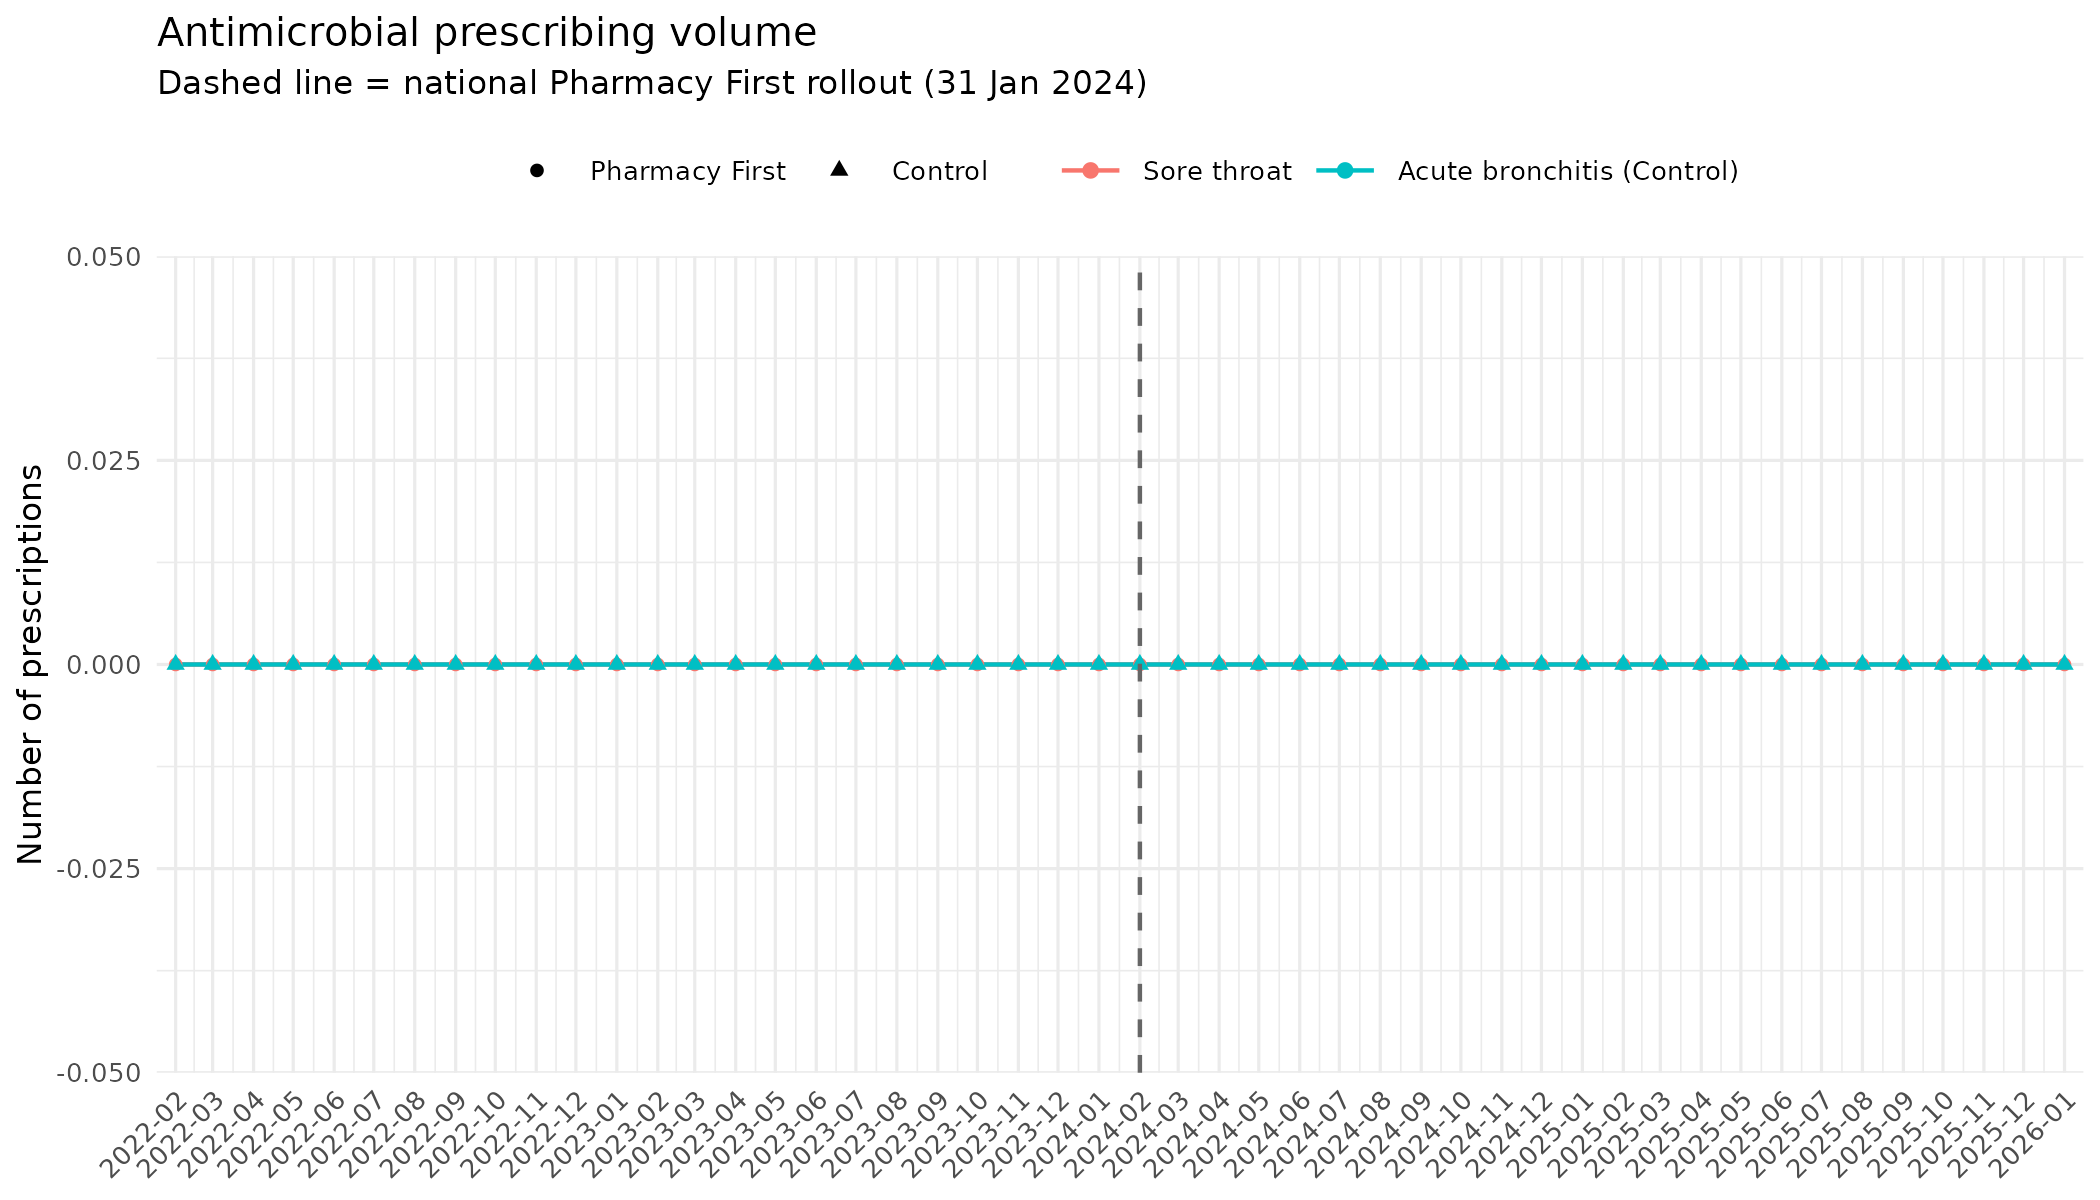

Write R code to recreate this figure.
library("tidyverse")
library(readr)
library(dplyr)
#library(table1)
library(ggplot2)
library(lubridate)

data <- read_csv(
  here::here("output", "data_patients_measures_Arnaud.csv"),
  col_types = cols(patient_id = col_integer(), age = col_double())
)

df <- data %>%
  mutate(
    month = ymd(month),
    interval_start = ymd(interval_start),
    interval_end = ymd(interval_end)
  ) %>%
  extract(
    measure,
    into = c("service", "condition"),
    regex = "^(pf|gp)_medication_(.+)$",
    remove = FALSE
  ) %>%
  mutate(
    service = factor(
      service,
      levels = c("gp", "pf"),
      labels = c("GP", "PF")
    ),
    condition = factor(
      condition,
      levels = c(
        "uti",
        "sinusitis",
        "insectbite",
        "otitismedia",
        "sorethroat",
        "shingles",
        "impetigo",
        "acutebronchitis_control",
        "conjunctivitisallergic_control",
        "vulvovaginalcandidiasis_control",
        "all_conditions"
      ),
      labels = c(
        "UTI",
        "Sinusitis",
        "Insect bite",
        "Otitis media",
        "Sore throat",
        "Shingles",
        "Impetigo",
        "Acute bronchitis (Control)",
        "Allergic conjunctivitis (Control)",
        "Vulvovaginal candidiasis (Control)",
        "All conditions"
      )
    ),
    group = case_when(
      condition %in% c(
        "Acute bronchitis (Control)",
        "Allergic conjunctivitis (Control)",
        "Vulvovaginal candidiasis (Control)"
      ) ~ "Control",
      
      condition == "All conditions" ~ "Overall",
      
      TRUE ~ "Pharmacy First"
    ),
    group = factor(
      group,
      levels = c("Pharmacy First", "Control", "Overall")
    )
 )
#PF start
pf_launch <- ymd("2024-02-01")
#------2.National monthly metrics (denominator-weighted) --------
national_monthly <- df %>%
  group_by(month, service, condition,group) %>%
  summarise(
    numerator   = sum(numerator, na.rm = TRUE),
    denominator = sum(denominator, na.rm = TRUE),
    n_practices = n_distinct(practice),
    .groups = "drop"
  ) %>%
  mutate(rate = numerator / denominator)
#
p_trends_acutebronchitis_control_4_sorethroat <- national_monthly |>
  filter(
    condition %in% c("Acute bronchitis (Control)", "Sore throat"),service=="GP",
    month >= as.Date("2022-02-01")
  ) |>
  ggplot(
    aes(x = month, y = numerator, colour =condition, shape = group)
  ) +
  geom_line(linewidth = 0.5) +
  geom_point(size = 1.2) +
  geom_vline(
    xintercept = as.numeric(pf_launch),
    linetype = "dashed",
    colour = "grey40"
  ) +
  #facet_wrap(~condition, scales = "free_y", ncol = 2) +
  scale_x_date(
    limits = range(national_monthly$month),
    date_breaks = "1 month",
    date_labels = "%Y-%m",
    expand = expansion(mult = 0.01)
  ) +
  labs(
    title = "Antimicrobial prescribing volume",
    subtitle = "Dashed line = national Pharmacy First rollout (31 Jan 2024)",
    x = NULL,
    y = "Number of prescriptions",
    colour = NULL,
    shape = NULL
  ) +
  theme_minimal(base_size = 8) +
  theme(
    axis.text.x = element_text(angle = 45, hjust = 1),
    legend.position = "top"
  )

p_trends_acutebronchitis_control_4_sorethroat

ggsave(
  filename = "output/results_2_volume_prescribed_acutebronchitis_control_4_sorethroat.png",
  plot = p_trends_acutebronchitis_control_4_sorethroat,
  path = here::here(),
  width = 7,
  height = 4,
  dpi = 300
)
